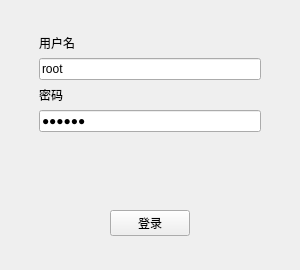
<?xml version="1.0" encoding="UTF-8"?>
<ui version="4.0">
 <class>LoginWidget</class>
 <widget class="QWidget" name="LoginWidget">
  <property name="geometry">
   <rect>
    <x>0</x>
    <y>0</y>
    <width>300</width>
    <height>270</height>
   </rect>
  </property>
  <property name="windowTitle">
   <string>LoginWidget</string>
  </property>
  <layout class="QGridLayout" name="gridLayout" rowstretch="1,9,1" columnstretch="1,8,1">
   <item row="0" column="1">
    <spacer name="verticalSpacer_3">
     <property name="orientation">
      <enum>Qt::Vertical</enum>
     </property>
     <property name="sizeHint" stdset="0">
      <size>
       <width>20</width>
       <height>18</height>
      </size>
     </property>
    </spacer>
   </item>
   <item row="1" column="0">
    <spacer name="horizontalSpacer_5">
     <property name="orientation">
      <enum>Qt::Horizontal</enum>
     </property>
     <property name="sizeHint" stdset="0">
      <size>
       <width>23</width>
       <height>20</height>
      </size>
     </property>
    </spacer>
   </item>
   <item row="1" column="1">
    <layout class="QVBoxLayout" name="verticalLayout">
     <item>
      <widget class="QLabel" name="label_username_2">
       <property name="text">
        <string>用户名</string>
       </property>
      </widget>
     </item>
     <item>
      <widget class="QLineEdit" name="lineEdit_username_2">
       <property name="text">
        <string>root</string>
       </property>
       <property name="maxLength">
        <number>255</number>
       </property>
       <property name="clearButtonEnabled">
        <bool>false</bool>
       </property>
      </widget>
     </item>
     <item>
      <widget class="QLabel" name="label_password">
       <property name="text">
        <string>密码</string>
       </property>
      </widget>
     </item>
     <item>
      <widget class="QLineEdit" name="lineEdit_password">
       <property name="text">
        <string>123456</string>
       </property>
       <property name="maxLength">
        <number>255</number>
       </property>
       <property name="echoMode">
        <enum>QLineEdit::Password</enum>
       </property>
      </widget>
     </item>
     <item>
      <spacer name="verticalSpacer_2">
       <property name="orientation">
        <enum>Qt::Vertical</enum>
       </property>
       <property name="sizeHint" stdset="0">
        <size>
         <width>20</width>
         <height>40</height>
        </size>
       </property>
      </spacer>
     </item>
     <item>
      <layout class="QHBoxLayout" name="horizontalLayout_2">
       <item>
        <spacer name="horizontalSpacer_4">
         <property name="orientation">
          <enum>Qt::Horizontal</enum>
         </property>
         <property name="sizeHint" stdset="0">
          <size>
           <width>40</width>
           <height>20</height>
          </size>
         </property>
        </spacer>
       </item>
       <item>
        <widget class="QPushButton" name="pushButton_login">
         <property name="text">
          <string>登录</string>
         </property>
        </widget>
       </item>
       <item>
        <spacer name="horizontalSpacer_3">
         <property name="orientation">
          <enum>Qt::Horizontal</enum>
         </property>
         <property name="sizeHint" stdset="0">
          <size>
           <width>40</width>
           <height>20</height>
          </size>
         </property>
        </spacer>
       </item>
      </layout>
     </item>
    </layout>
   </item>
   <item row="1" column="2">
    <spacer name="horizontalSpacer_6">
     <property name="orientation">
      <enum>Qt::Horizontal</enum>
     </property>
     <property name="sizeHint" stdset="0">
      <size>
       <width>23</width>
       <height>20</height>
      </size>
     </property>
    </spacer>
   </item>
   <item row="2" column="1">
    <spacer name="verticalSpacer_4">
     <property name="orientation">
      <enum>Qt::Vertical</enum>
     </property>
     <property name="sizeHint" stdset="0">
      <size>
       <width>20</width>
       <height>18</height>
      </size>
     </property>
    </spacer>
   </item>
  </layout>
 </widget>
 <layoutdefault spacing="6" margin="11"/>
 <resources/>
 <connections/>
</ui>
